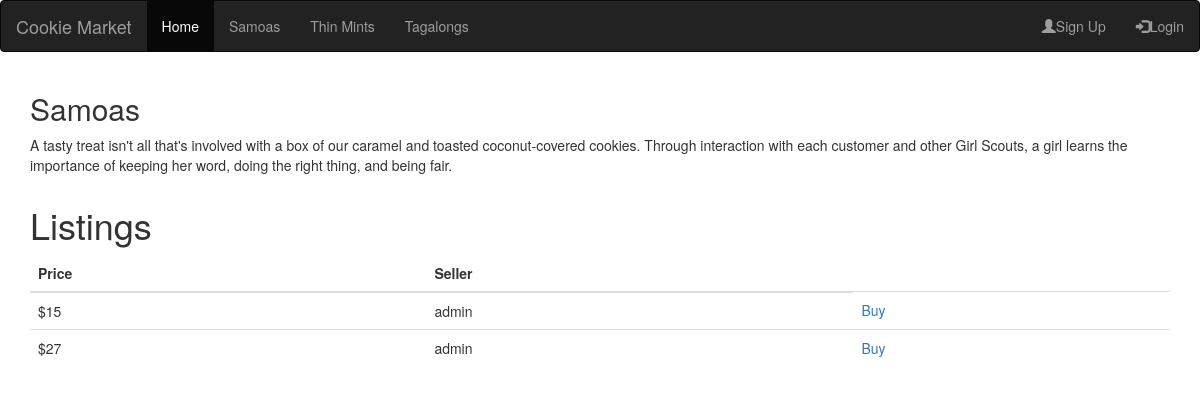
Page /samoas/ on the committed database.
### homepage/models.py (models this page shows, shortened)
class Cookie(models.Model):
    cookie_id =  models.AutoField(primary_key=True)
    cookie_type = models.IntegerField(choices=COOKIE_CHOICES, default=1)
    user = models.ForeignKey(User, on_delete=models.CASCADE)
    price = models.IntegerField()

### homepage/views.py (the view)
# urls.py: path('samoas/', samoas, name='samoas'),
def samoas(request):
    listings = Cookie.objects.filter(cookie_type=1)
    context = {'listings': listings}
    return render(request, 'samoas.html', context)

### homepage/templates/samoas.html
{% extends "base.html" %}
{% block content %}
<div class="container">
	<h2>Samoas</h2>
	<p>A tasty treat isn't all that's involved with a box of our caramel and toasted coconut-covered cookies. Through interaction with each customer and other Girl Scouts, a girl learns the importance of keeping her word, doing the right thing, and being fair.</p>
</div>
<div class="container">
	<h1>Listings</h1>
	<table class="table">
		<thead>
			<tr>
				<th>Price</th>
				<th>Seller</th>
			</tr>
		</thead>
		<tbody>
			{% for cookie in listings %}
			<tr>
				<td>${{ cookie.price }}</td>
				<td>{{ cookie.user }}</td>
				<td><a href="{% url 'buy' %}">Buy</a></td>
			</tr>
			{% endfor %}
		</tbody>
	</table>
</div>
{% endblock %}

### rows in the picture
Cookie: price "15", user "admin"
Cookie: price "27", user "admin"
